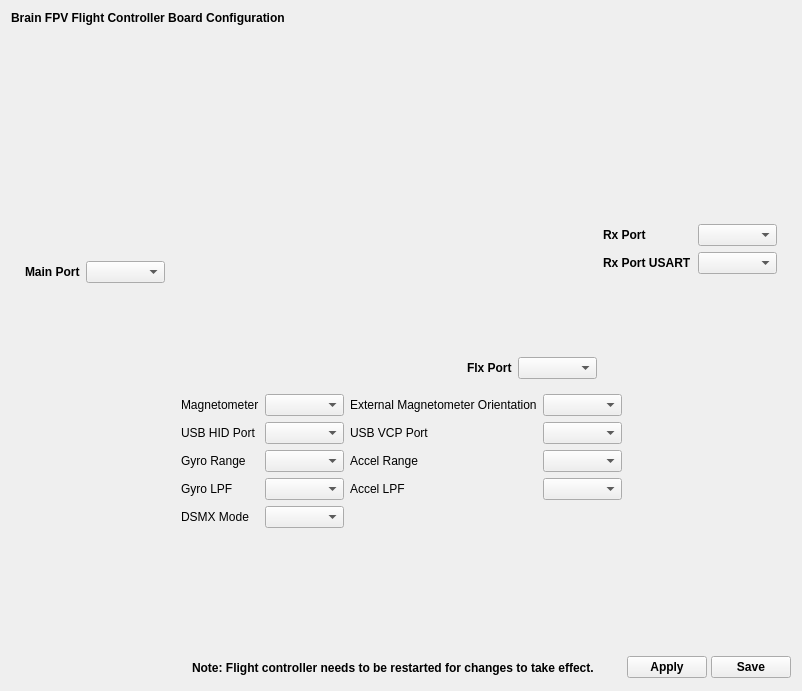
<?xml version="1.0" encoding="UTF-8"?>
<ui version="4.0">
 <class>BrainConfiguration</class>
 <widget class="QWidget" name="BrainConfiguration">
  <property name="geometry">
   <rect>
    <x>0</x>
    <y>0</y>
    <width>802</width>
    <height>691</height>
   </rect>
  </property>
  <property name="sizePolicy">
   <sizepolicy hsizetype="Expanding" vsizetype="Expanding">
    <horstretch>0</horstretch>
    <verstretch>0</verstretch>
   </sizepolicy>
  </property>
  <property name="font">
   <font>
    <weight>75</weight>
    <bold>true</bold>
   </font>
  </property>
  <property name="windowTitle">
   <string>Form</string>
  </property>
  <layout class="QVBoxLayout" name="verticalLayout_2">
   <item>
    <widget class="QLabel" name="label_4">
     <property name="text">
      <string>Brain FPV Flight Controller Board Configuration</string>
     </property>
    </widget>
   </item>
   <item>
    <spacer name="verticalSpacer_3">
     <property name="orientation">
      <enum>Qt::Vertical</enum>
     </property>
     <property name="sizeType">
      <enum>QSizePolicy::Fixed</enum>
     </property>
     <property name="sizeHint" stdset="0">
      <size>
       <width>20</width>
       <height>20</height>
      </size>
     </property>
    </spacer>
   </item>
   <item>
    <layout class="QHBoxLayout" name="horizontalLayout_3">
     <item>
      <spacer name="horizontalSpacer_5">
       <property name="orientation">
        <enum>Qt::Horizontal</enum>
       </property>
       <property name="sizeHint" stdset="0">
        <size>
         <width>40</width>
         <height>20</height>
        </size>
       </property>
      </spacer>
     </item>
     <item>
      <widget class="QFrame" name="frame">
       <property name="sizePolicy">
        <sizepolicy hsizetype="Fixed" vsizetype="Fixed">
         <horstretch>0</horstretch>
         <verstretch>0</verstretch>
        </sizepolicy>
       </property>
       <property name="minimumSize">
        <size>
         <width>770</width>
         <height>0</height>
        </size>
       </property>
       <property name="frameShape">
        <enum>QFrame::NoFrame</enum>
       </property>
       <property name="frameShadow">
        <enum>QFrame::Plain</enum>
       </property>
       <property name="lineWidth">
        <number>0</number>
       </property>
       <layout class="QHBoxLayout" name="horizontalLayout_7">
        <item>
         <layout class="QHBoxLayout" name="horizontalLayout">
          <property name="sizeConstraint">
           <enum>QLayout::SetFixedSize</enum>
          </property>
          <item>
           <layout class="QVBoxLayout" name="verticalLayout_5">
            <item>
             <spacer name="verticalSpacer">
              <property name="orientation">
               <enum>Qt::Vertical</enum>
              </property>
              <property name="sizeType">
               <enum>QSizePolicy::Fixed</enum>
              </property>
              <property name="sizeHint" stdset="0">
               <size>
                <width>10</width>
                <height>105</height>
               </size>
              </property>
             </spacer>
            </item>
            <item>
             <layout class="QHBoxLayout" name="horizontalLayout_5">
              <item>
               <widget class="QLabel" name="label_2">
                <property name="text">
                 <string>Main Port</string>
                </property>
               </widget>
              </item>
              <item>
               <widget class="QComboBox" name="cmbMainPort"/>
              </item>
             </layout>
            </item>
           </layout>
          </item>
          <item>
           <layout class="QVBoxLayout" name="verticalLayout_3">
            <item>
             <widget class="QLabel" name="imgLabel">
              <property name="sizePolicy">
               <sizepolicy hsizetype="Fixed" vsizetype="Fixed">
                <horstretch>0</horstretch>
                <verstretch>0</verstretch>
               </sizepolicy>
              </property>
              <property name="minimumSize">
               <size>
                <width>300</width>
                <height>291</height>
               </size>
              </property>
              <property name="maximumSize">
               <size>
                <width>300</width>
                <height>291</height>
               </size>
              </property>
              <property name="text">
               <string/>
              </property>
             </widget>
            </item>
            <item>
             <layout class="QHBoxLayout" name="horizontalLayout_4">
              <item>
               <spacer name="horizontalSpacer_2">
                <property name="orientation">
                 <enum>Qt::Horizontal</enum>
                </property>
                <property name="sizeHint" stdset="0">
                 <size>
                  <width>40</width>
                  <height>20</height>
                 </size>
                </property>
               </spacer>
              </item>
              <item>
               <widget class="QLabel" name="label">
                <property name="text">
                 <string>Flx Port</string>
                </property>
               </widget>
              </item>
              <item>
               <widget class="QComboBox" name="cmbFlxPort"/>
              </item>
             </layout>
            </item>
           </layout>
          </item>
          <item>
           <layout class="QVBoxLayout" name="verticalLayout_6">
            <item>
             <spacer name="verticalSpacer_2">
              <property name="orientation">
               <enum>Qt::Vertical</enum>
              </property>
              <property name="sizeType">
               <enum>QSizePolicy::Fixed</enum>
              </property>
              <property name="sizeHint" stdset="0">
               <size>
                <width>20</width>
                <height>110</height>
               </size>
              </property>
             </spacer>
            </item>
            <item>
             <layout class="QVBoxLayout" name="verticalLayout_7">
              <item>
               <layout class="QGridLayout" name="gridLayout">
                <item row="0" column="0">
                 <widget class="QLabel" name="label_3">
                  <property name="text">
                   <string>Rx Port</string>
                  </property>
                 </widget>
                </item>
                <item row="0" column="1">
                 <widget class="QComboBox" name="cmbRxPort"/>
                </item>
                <item row="1" column="0">
                 <widget class="QLabel" name="label_5">
                  <property name="text">
                   <string>Rx Port USART</string>
                  </property>
                 </widget>
                </item>
                <item row="1" column="1">
                 <widget class="QComboBox" name="cmbRxPortUsart"/>
                </item>
               </layout>
              </item>
              <item>
               <spacer name="verticalSpacer_5">
                <property name="orientation">
                 <enum>Qt::Vertical</enum>
                </property>
                <property name="sizeType">
                 <enum>QSizePolicy::Fixed</enum>
                </property>
                <property name="sizeHint" stdset="0">
                 <size>
                  <width>20</width>
                  <height>50</height>
                 </size>
                </property>
               </spacer>
              </item>
             </layout>
            </item>
           </layout>
          </item>
         </layout>
        </item>
       </layout>
      </widget>
     </item>
     <item>
      <spacer name="horizontalSpacer_3">
       <property name="orientation">
        <enum>Qt::Horizontal</enum>
       </property>
       <property name="sizeHint" stdset="0">
        <size>
         <width>40</width>
         <height>20</height>
        </size>
       </property>
      </spacer>
     </item>
    </layout>
   </item>
   <item>
    <layout class="QHBoxLayout" name="horizontalLayout_6">
     <item>
      <spacer name="horizontalSpacer_6">
       <property name="orientation">
        <enum>Qt::Horizontal</enum>
       </property>
       <property name="sizeHint" stdset="0">
        <size>
         <width>40</width>
         <height>20</height>
        </size>
       </property>
      </spacer>
     </item>
     <item>
      <layout class="QGridLayout" name="gridLayout_2" columnstretch="0,0,0,0">
       <item row="6" column="2">
        <widget class="QLabel" name="label_16">
         <property name="font">
          <font>
           <weight>50</weight>
           <bold>false</bold>
          </font>
         </property>
         <property name="text">
          <string>Accel LPF</string>
         </property>
        </widget>
       </item>
       <item row="2" column="1">
        <widget class="QComboBox" name="cmbUsbHidPort">
         <property name="font">
          <font>
           <weight>50</weight>
           <bold>false</bold>
          </font>
         </property>
        </widget>
       </item>
       <item row="6" column="1">
        <widget class="QComboBox" name="cmbGyroLpf">
         <property name="toolTip">
          <string>&lt;html&gt;&lt;head/&gt;&lt;body&gt;&lt;p&gt;Low-pass filter (LPF) cutoff frequency for gyro signals. Generally, the cutoff frequency should be as high as possible. Lowering the cutoff helps reducing noise caused by motor vibrations, but it can possibly decrease the responsiveness of the UAV. &lt;/p&gt;&lt;/body&gt;&lt;/html&gt;</string>
         </property>
        </widget>
       </item>
       <item row="0" column="1">
        <widget class="QComboBox" name="cmbMagnetometer">
         <property name="font">
          <font>
           <weight>50</weight>
           <bold>false</bold>
          </font>
         </property>
         <property name="toolTip">
          <string>Note: The Brain needs to be powered with 5V when using an external magnetometer. Powering only from USB will result in a sensor error.</string>
         </property>
        </widget>
       </item>
       <item row="2" column="0">
        <widget class="QLabel" name="label_6">
         <property name="font">
          <font>
           <weight>50</weight>
           <bold>false</bold>
          </font>
         </property>
         <property name="text">
          <string>USB HID Port</string>
         </property>
        </widget>
       </item>
       <item row="4" column="3">
        <widget class="QComboBox" name="cmbAccelRange">
         <property name="font">
          <font>
           <weight>50</weight>
           <bold>false</bold>
          </font>
         </property>
        </widget>
       </item>
       <item row="0" column="2">
        <widget class="QLabel" name="label_9">
         <property name="font">
          <font>
           <weight>50</weight>
           <bold>false</bold>
          </font>
         </property>
         <property name="text">
          <string>External Magnetometer Orientation</string>
         </property>
        </widget>
       </item>
       <item row="0" column="0">
        <widget class="QLabel" name="label_8">
         <property name="font">
          <font>
           <weight>50</weight>
           <bold>false</bold>
          </font>
         </property>
         <property name="text">
          <string>Magnetometer</string>
         </property>
        </widget>
       </item>
       <item row="4" column="2">
        <widget class="QLabel" name="label_11">
         <property name="font">
          <font>
           <weight>50</weight>
           <bold>false</bold>
          </font>
         </property>
         <property name="text">
          <string>Accel Range</string>
         </property>
        </widget>
       </item>
       <item row="2" column="2">
        <widget class="QLabel" name="label_7">
         <property name="font">
          <font>
           <weight>50</weight>
           <bold>false</bold>
          </font>
         </property>
         <property name="text">
          <string>USB VCP Port</string>
         </property>
        </widget>
       </item>
       <item row="6" column="0">
        <widget class="QLabel" name="label_15">
         <property name="font">
          <font>
           <weight>50</weight>
           <bold>false</bold>
          </font>
         </property>
         <property name="text">
          <string>Gyro LPF</string>
         </property>
        </widget>
       </item>
       <item row="2" column="3">
        <widget class="QComboBox" name="cmbUsbVcpPort">
         <property name="font">
          <font>
           <weight>50</weight>
           <bold>false</bold>
          </font>
         </property>
        </widget>
       </item>
       <item row="0" column="3">
        <widget class="QComboBox" name="cmbExtMagOrientation">
         <property name="font">
          <font>
           <weight>50</weight>
           <bold>false</bold>
          </font>
         </property>
        </widget>
       </item>
       <item row="4" column="1">
        <widget class="QComboBox" name="cmbGyroRange">
         <property name="font">
          <font>
           <weight>50</weight>
           <bold>false</bold>
          </font>
         </property>
        </widget>
       </item>
       <item row="6" column="3">
        <widget class="QComboBox" name="cmbAccelLpf">
         <property name="toolTip">
          <string>&lt;html&gt;&lt;head/&gt;&lt;body&gt;&lt;p&gt;Low-pass filter (LPF) cutoff frequency for the accelerometer signals. Generally, the cutoff frequency should be as high as possible. Lowering the cutoff helps reducing noise caused by motor vibrations, but it can possibly decrease the responsiveness of the UAV. &lt;/p&gt;&lt;/body&gt;&lt;/html&gt;</string>
         </property>
        </widget>
       </item>
       <item row="4" column="0">
        <widget class="QLabel" name="label_10">
         <property name="font">
          <font>
           <weight>50</weight>
           <bold>false</bold>
          </font>
         </property>
         <property name="text">
          <string>Gyro Range</string>
         </property>
        </widget>
       </item>
       <item row="7" column="1">
        <widget class="QComboBox" name="cbDsmxMode"/>
       </item>
       <item row="7" column="0">
        <widget class="QLabel" name="label_12">
         <property name="font">
          <font>
           <weight>50</weight>
           <bold>false</bold>
          </font>
         </property>
         <property name="text">
          <string>DSMX Mode</string>
         </property>
        </widget>
       </item>
      </layout>
     </item>
     <item>
      <spacer name="horizontalSpacer_4">
       <property name="orientation">
        <enum>Qt::Horizontal</enum>
       </property>
       <property name="sizeHint" stdset="0">
        <size>
         <width>40</width>
         <height>20</height>
        </size>
       </property>
      </spacer>
     </item>
    </layout>
   </item>
   <item>
    <spacer name="verticalSpacer_4">
     <property name="orientation">
      <enum>Qt::Vertical</enum>
     </property>
     <property name="sizeHint" stdset="0">
      <size>
       <width>20</width>
       <height>40</height>
      </size>
     </property>
    </spacer>
   </item>
   <item>
    <layout class="QHBoxLayout" name="horizontalLayout_2">
     <property name="spacing">
      <number>4</number>
     </property>
     <item>
      <spacer name="horizontalSpacer">
       <property name="orientation">
        <enum>Qt::Horizontal</enum>
       </property>
       <property name="sizeHint" stdset="0">
        <size>
         <width>40</width>
         <height>20</height>
        </size>
       </property>
      </spacer>
     </item>
     <item>
      <widget class="QLabel" name="label_13">
       <property name="text">
        <string>Note: Flight controller needs to be restarted for changes to take effect.</string>
       </property>
      </widget>
     </item>
     <item>
      <widget class="QPushButton" name="help">
       <property name="sizePolicy">
        <sizepolicy hsizetype="Fixed" vsizetype="Fixed">
         <horstretch>0</horstretch>
         <verstretch>0</verstretch>
        </sizepolicy>
       </property>
       <property name="minimumSize">
        <size>
         <width>25</width>
         <height>25</height>
        </size>
       </property>
       <property name="maximumSize">
        <size>
         <width>25</width>
         <height>25</height>
        </size>
       </property>
       <property name="toolTip">
        <string>Takes you to the wiki page</string>
       </property>
       <property name="text">
        <string/>
       </property>
       <property name="icon">
        <iconset resource="../coreplugin/core.qrc">
         <normaloff>:/core/images/helpicon.svg</normaloff>:/core/images/helpicon.svg</iconset>
       </property>
       <property name="iconSize">
        <size>
         <width>25</width>
         <height>25</height>
        </size>
       </property>
       <property name="flat">
        <bool>true</bool>
       </property>
       <property name="objrelation" stdset="0">
        <stringlist notr="true">
         <string>button:help</string>
        </stringlist>
       </property>
      </widget>
     </item>
     <item>
      <widget class="QPushButton" name="applySettings">
       <property name="minimumSize">
        <size>
         <width>0</width>
         <height>0</height>
        </size>
       </property>
       <property name="maximumSize">
        <size>
         <width>16777215</width>
         <height>16777215</height>
        </size>
       </property>
       <property name="toolTip">
        <string>Send to flight controller but don't write to non volatile memory.
Beware of not locking yourself out!</string>
       </property>
       <property name="autoFillBackground">
        <bool>false</bool>
       </property>
       <property name="styleSheet">
        <string notr="true"/>
       </property>
       <property name="text">
        <string>Apply</string>
       </property>
       <property name="iconSize">
        <size>
         <width>16</width>
         <height>16</height>
        </size>
       </property>
       <property name="checkable">
        <bool>false</bool>
       </property>
      </widget>
     </item>
     <item>
      <widget class="QPushButton" name="saveSettings">
       <property name="minimumSize">
        <size>
         <width>0</width>
         <height>0</height>
        </size>
       </property>
       <property name="maximumSize">
        <size>
         <width>16777215</width>
         <height>16777215</height>
        </size>
       </property>
       <property name="toolTip">
        <string>Applies and Saves all settings to SD.
Beware of not locking yourself out!</string>
       </property>
       <property name="autoFillBackground">
        <bool>false</bool>
       </property>
       <property name="styleSheet">
        <string notr="true"/>
       </property>
       <property name="text">
        <string>Save</string>
       </property>
      </widget>
     </item>
    </layout>
   </item>
  </layout>
 </widget>
 <tabstops>
  <tabstop>cmbMainPort</tabstop>
  <tabstop>cmbFlxPort</tabstop>
  <tabstop>cmbRxPort</tabstop>
  <tabstop>cmbRxPortUsart</tabstop>
  <tabstop>cmbMagnetometer</tabstop>
  <tabstop>cmbExtMagOrientation</tabstop>
  <tabstop>cmbUsbHidPort</tabstop>
  <tabstop>cmbUsbVcpPort</tabstop>
  <tabstop>cmbGyroRange</tabstop>
  <tabstop>cmbAccelRange</tabstop>
  <tabstop>help</tabstop>
  <tabstop>applySettings</tabstop>
  <tabstop>saveSettings</tabstop>
 </tabstops>
 <resources>
  <include location="../coreplugin/core.qrc"/>
  <include location="../coreplugin/core.qrc"/>
 </resources>
 <connections/>
</ui>
